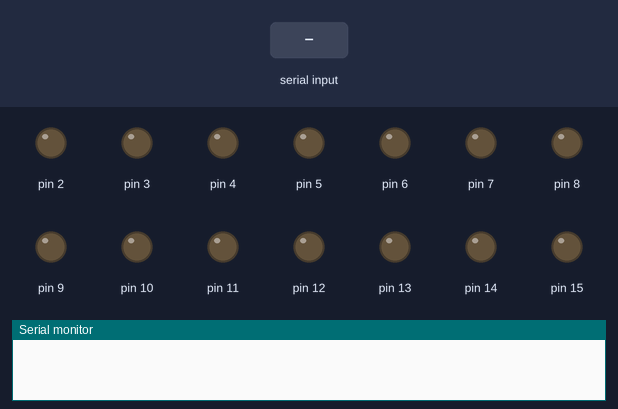
Bench run of a sketch on a simulated Arduino Mega 2560, built with avr-gcc and run on an emulated ATmega2560. On the bench: output pins drawn as LEDs (lit = HIGH), the last lines printed to the serial monitor. Inputs (shaded band) come from the test bench. Pins used as bus, display or sensor lines are not drawn.

Above: at 0.8 s.
0.9 s: "1\n" received over Serial
2.4 s: byte 10 ('\n') received over Serial
3.9 s: "0\n" received over Serial
At 5.1 s:
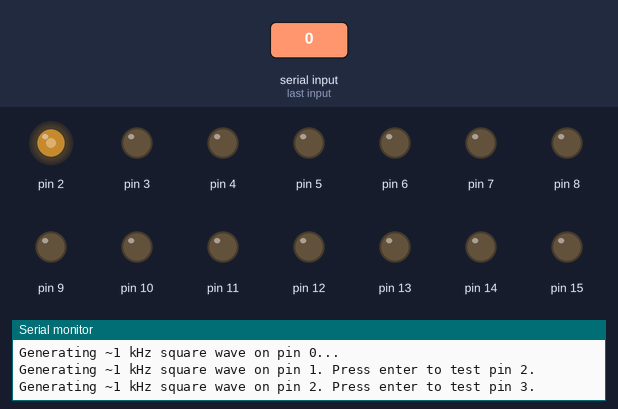
5.4 s: "2\n" received over Serial
At 5.8 s:
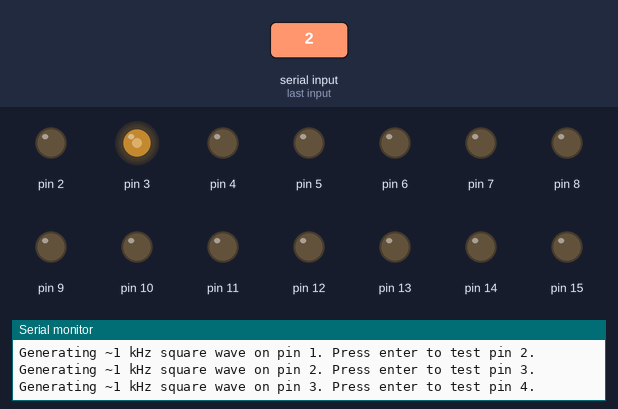
6.9 s: byte 10 ('\n') received over Serial
At 7.4 s:
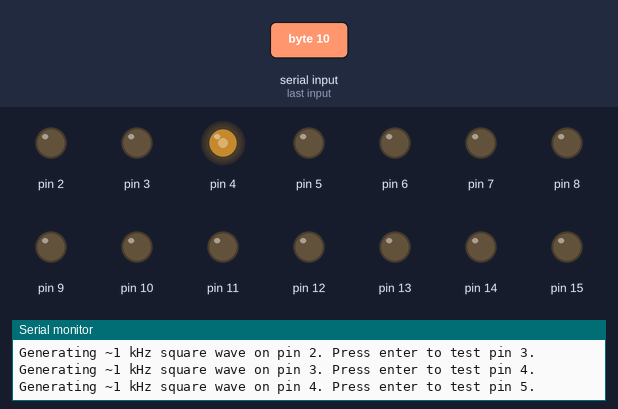
8.4 s: "1\n" received over Serial
At 9.3 s:
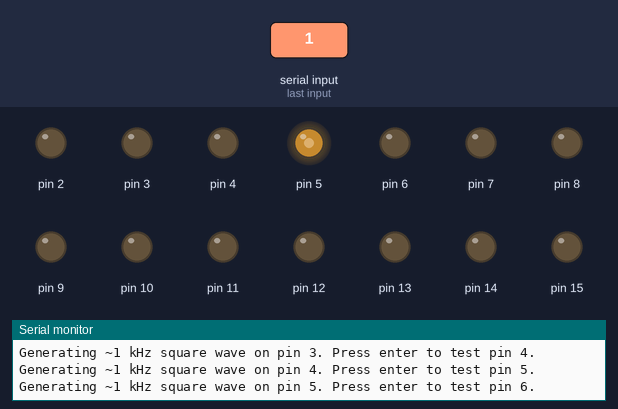
Timing chart, 0 to 10.9 s (numbered marks = the images above; inputs shaded):
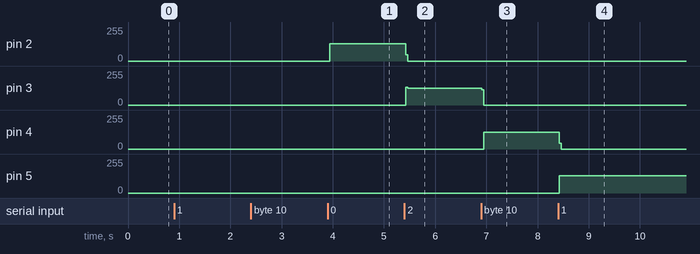

The sketch:

Teensy_Pins.ino
```cpp
static const uint8_t num_pins = 42;
uint8_t pin = 0;

void setup() {
  for (uint8_t i = 0; i < num_pins; ++i) {
    pinMode(i, OUTPUT);
  }

  Serial.begin(115200);

  // Handshake
  unsigned long handshake_start = millis();
  while (true) {
    if (millis() - handshake_start > 1000) {
      Serial.println("Please ensure that the Serial Monitor is configured to use Newline as the line ending. Press enter to begin.");
      handshake_start = millis();
    }
    if (Serial.read() == '\n') {
      break;
    }
  }

  Serial.print("Generating ~1 kHz square wave on pin ");
  Serial.print(pin);
  Serial.println("...");
}

void loop() {
  // Advance pin on \n
  while (Serial.available()) {
    if (Serial.read() == '\n') {
      pin = (pin + 1) % num_pins;
      Serial.print("Generating ~1 kHz square wave on pin ");
      Serial.print(pin);
      Serial.print(". Press enter to test pin ");
      Serial.print((pin + 1) % num_pins);
      Serial.println('.');
      break;
    }
  }

  // Toggle pin
  digitalWrite(pin, HIGH);
  delay(1);
  digitalWrite(pin, LOW);
  delay(1);
}
```

Measured:
- after the input at 3.9 s, pin 2: 0/255 → 129/255 after 0.05 s
- after the input at 5.4 s, pin 2: 129/255 → 0/255 at once; pin 3: 0/255 → 125/255 at once
- after the input at 6.9 s, pin 3: 125/255 → 0/255 at once; pin 4: 0/255 → 127/255 after 0.05 s
- after the input at 8.4 s, pin 4: 127/255 → 0/255 at once; pin 5: 0/255 → 128/255 at once
